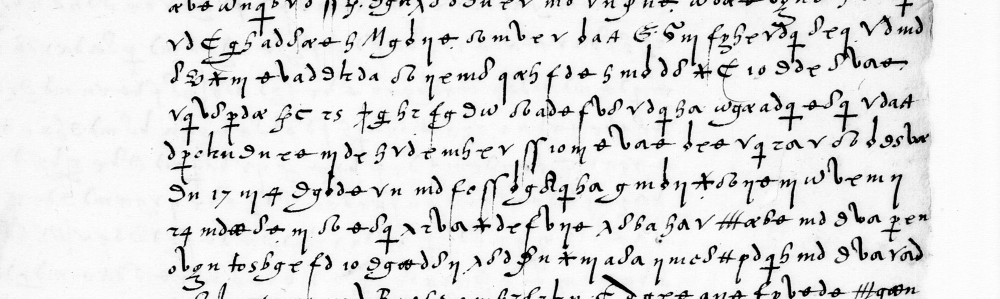
#> input picture gallica_sweep/mondoucet/full_c019_b2.png, 2000 x 597 px, given in place of full_c019_b2.png.jpg, which was not available (shown at 1/2 size)
$ python q.py ../full_c019_b2.png
#> lines starting #> are read from the running program, lines starting #| are printed output that depends on the picture
import sys
from PIL import Image
for c in sys.argv[1:]:
    im=Image.open(f'full16127/c{c}.jpg').convert('L')
#> im is the input picture: PIL image 2000x597 L; min 0, max 255, mean 224.4
    im.resize((1240, im.height*1240//im.width)).save(f'mondoucet/f1573/c{c}_q.png')
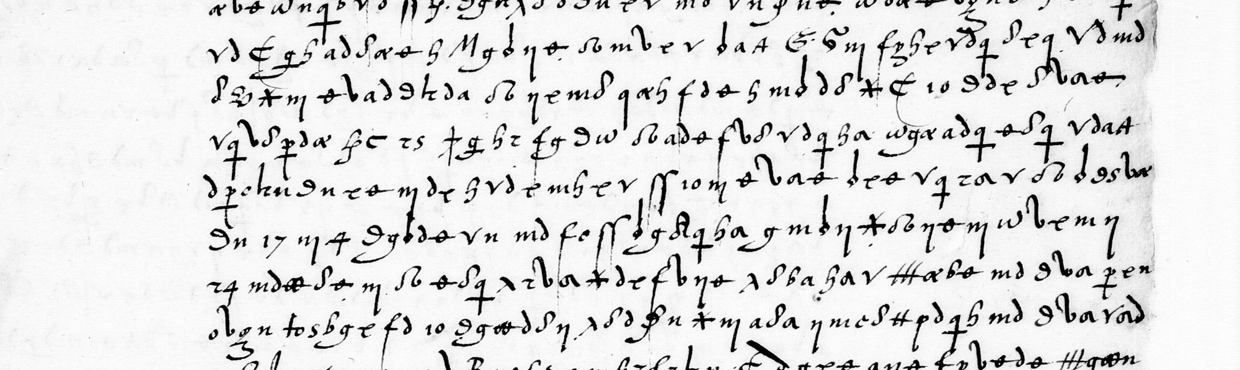
#> saved as full_c019_b2.png_q.png: PIL image 1240x370 L; min 0, max 255, mean 224.5

$ run again, on gallica_sweep/mondoucet/full_c019_b3.png
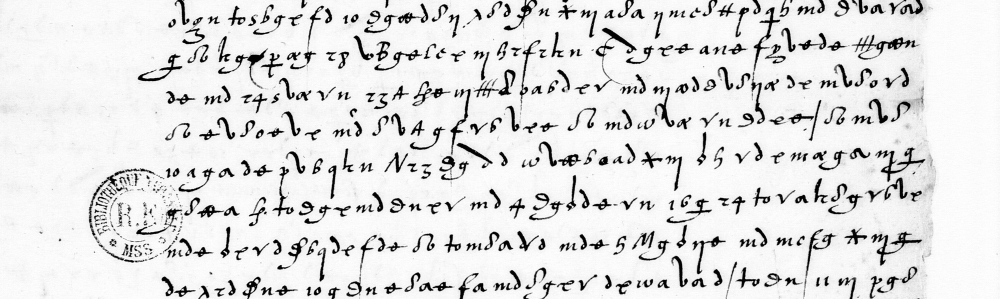
#> input picture gallica_sweep/mondoucet/full_c019_b3.png, 2000 x 598 px, given in place of full_c019_b3.png.jpg, which was not available (shown at 1/2 size)
#> im is the input picture: PIL image 2000x598 L; min 0, max 255, mean 225
#> `im.resize((1240, im.height*1240//im.width)).save(f'mondoucet/f1573/c{c..`:
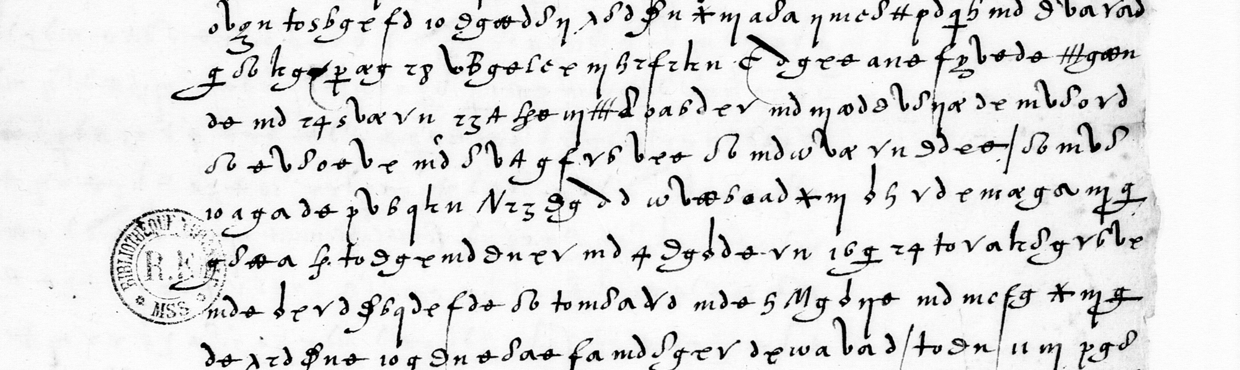
#> saved as full_c019_b3.png_q.png: PIL image 1240x370 L; min 0, max 255, mean 225.1

$ run again, on gallica_sweep/mondoucet/full_c019_b4.png
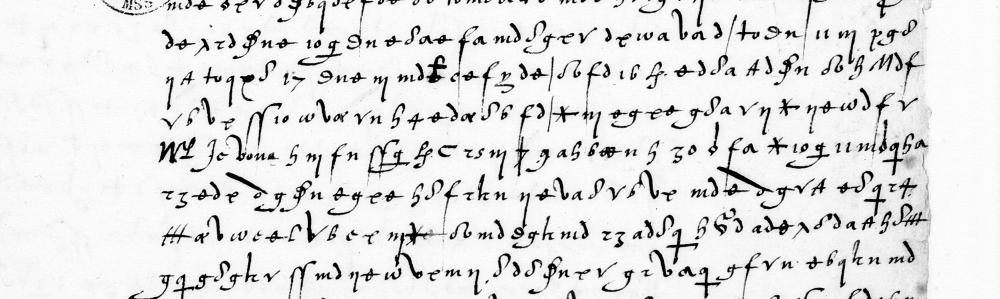
#> input picture gallica_sweep/mondoucet/full_c019_b4.png, 2000 x 597 px, given in place of full_c019_b4.png.jpg, which was not available (shown at 1/2 size)
#> im is the input picture: PIL image 2000x597 L; min 0, max 255, mean 225.8
#> `im.resize((1240, im.height*1240//im.width)).save(f'mondoucet/f1573/c{c..`:
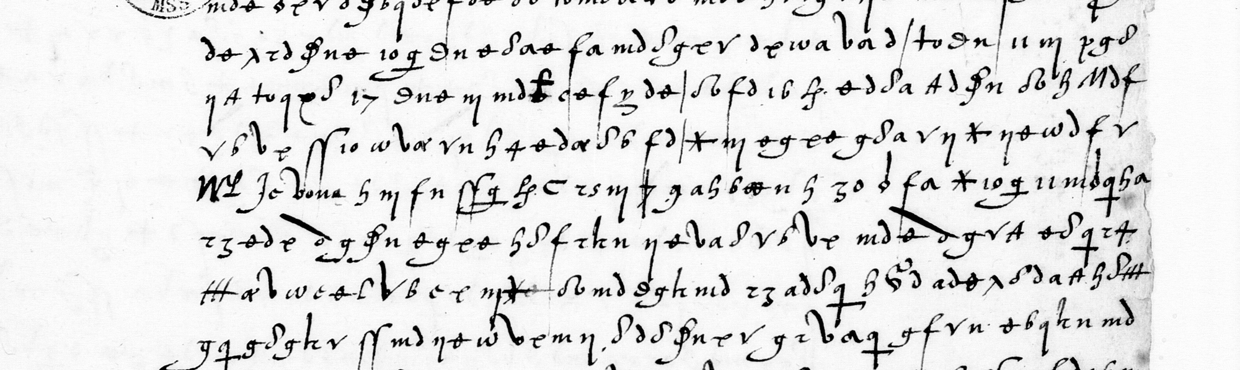
#> saved as full_c019_b4.png_q.png: PIL image 1240x370 L; min 0, max 255, mean 225.9
